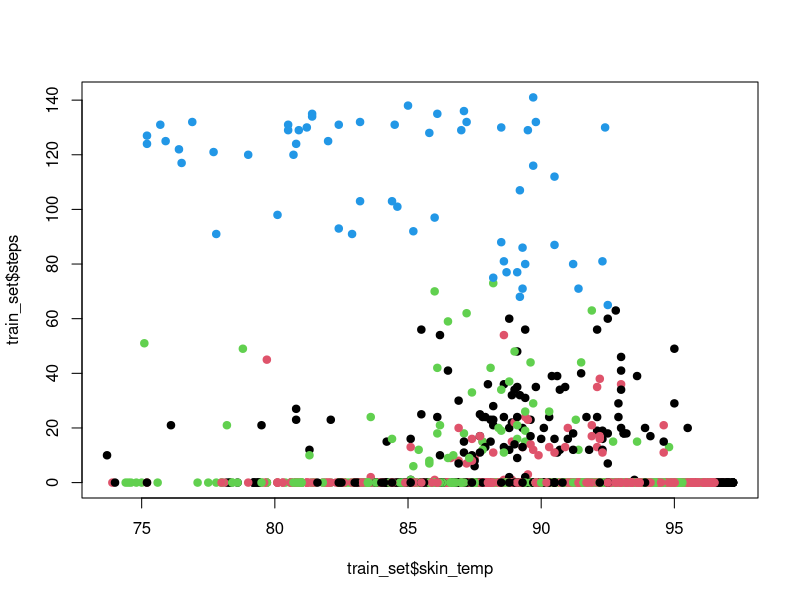
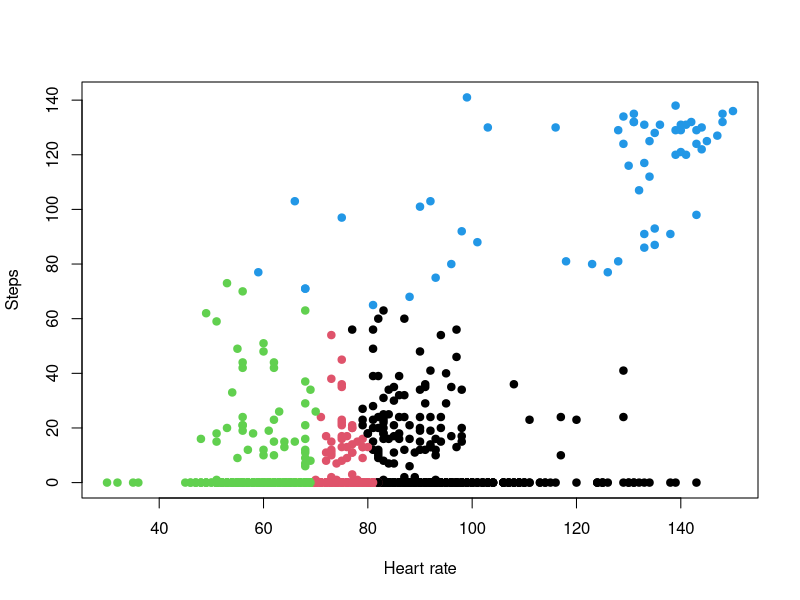

Write the R code that produced these figures, in order.

metrics <- read.csv("metrics.csv")
activities <- read.csv("bodystates.csv")
train_set <- metrics[ ,c("steps", "skin_temp", "heart_rate", "gsr")]

table(activities$bodystate)
train_set <- train_set[complete.cases(train_set), ]
fit <- kmeans(train_set, 4)
aggregate(train_set,by=list(fit$cluster),FUN=mean)
train_set <- data.frame(train_set, fit$cluster)
plot(train_set$skin_temp, train_set$steps, col = train_set$fit.cluster, pch = 19)
plot(train_set$heart_rate, train_set$steps, col = train_set$fit.cluster, pch = 19, xlab = "Heart rate", ylab = "Steps")

